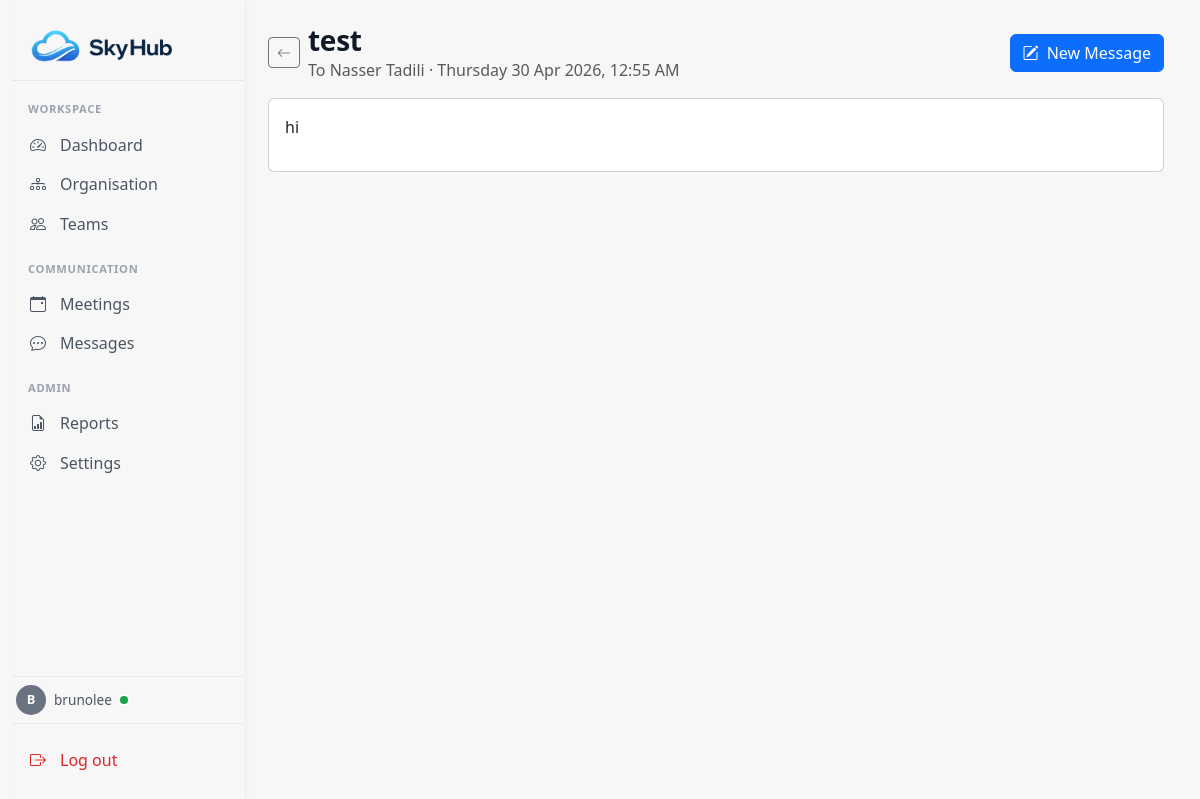
The app's page /messages/1/?from=sent (signed in) with its own data.
### main/models.py (models this page shows, shortened)
class Profile(models.Model):
  user = models.OneToOneField(User, on_delete=models.CASCADE)
  first_name = models.CharField(max_length=20)
  last_name = models.CharField(max_length=20)
  team = models.ForeignKey(
    'Team',
    on_delete=models.SET_NULL,
    null=True,
    blank=True,
    related_name='members'
  )
  department = models.ForeignKey(
    'Department',
    on_delete=models.SET_NULL,
    null=True,
    blank=True,
    related_name='members'
  )
  created_at = models.DateTimeField(auto_now_add=True)
  updated_at = models.DateTimeField(auto_now=True)

class Message(models.Model):
    STATUS_CHOICES = [
        ('unread', 'Unread'),
        ('read', 'Read'),
    ]
    sender = models.ForeignKey(
        Profile,
        on_delete=models.CASCADE,
        related_name='sent_messages',
    )
    recipient = models.ForeignKey(
        Profile,
        on_delete=models.CASCADE,
        related_name='received_messages',
        null=True,   # drafts may not have a recipient yet
        blank=True,
    )
    subject = models.CharField(max_length=255, blank=True)
    body = models.TextField(blank=True)
    status = models.CharField(
        max_length=10,
        choices=STATUS_CHOICES,
        default='unread',
    )
    is_draft = models.BooleanField(default=False)
    timestamp = models.DateTimeField(auto_now_add=True)
    updated_at = models.DateTimeField(auto_now=True)
    class Meta:
        ordering = ['-timestamp']

### main/views/messages_views.py (the view)
# urls.py: path('<int:pk>/', read_message, name='messages_read'),
@login_required
def read_message(request, pk):
    my_profile = _get_current_profile(request)
    if my_profile is None:
        django_messages.warning(request, "Your account has no Profile yet.")
        return redirect('messages')
    from django.db.models import Q
    try:
        msg = Message.objects.select_related('sender', 'recipient').get(
            Q(sender=my_profile) | Q(recipient=my_profile),
            pk=pk,
            is_draft=False,
        )
    except Message.DoesNotExist:
        from django.http import Http404
        raise Http404("Message not found.")
    if msg.recipient_id == my_profile.pk and msg.status == 'unread':
        msg.status = 'read'
        msg.save(update_fields=['status'])
    came_from = request.GET.get('from', 'inbox')
    if came_from not in ('inbox', 'sent'):
        came_from = 'inbox'
    context = {
        'msg': msg,
        'is_recipient': msg.recipient_id == my_profile.pk,
        'is_sender': msg.sender_id == my_profile.pk,
        'came_from': came_from,
    }
    return render(request, 'messages/read.html', context)

### main/views/messages_views.py (called while the page is built)
def _get_current_profile(request):
    try:
        return request.user.profile
    except Profile.DoesNotExist:
        return None

### main/templates/messages/read.html (shortened to what this page needs)
{% extends "base.html" %}
{% load static %}
{% block extra_css %}
    <link href="{% static 'main/css/messages.css' %}" rel="stylesheet">
{% endblock %}
{% block content %}
<div class="skyhub-messages-header d-flex justify-content-between align-items-center mb-3">
    <div class="d-flex align-items-center gap-2">
        {% if came_from == 'sent' %}
            <a href="{% url 'messages_sent' %}" class="btn btn-outline-secondary btn-sm" aria-label="Back to Sent">
                <i class="bi bi-arrow-left"></i>
            </a>
        {% else %}
            <a href="{% url 'messages' %}" class="btn btn-outline-secondary btn-sm" aria-label="Back to Inbox">
                <i class="bi bi-arrow-left"></i>
            </a>
        {% endif %}
        <div>
            <h1 class="mb-0">{{ msg.subject|default:"(No subject)" }}</h1>
            <p class="text-muted mb-0">
                {% if is_recipient %}From{% else %}To{% endif %}
                {% if is_recipient %}
                    {{ msg.sender.first_name }} {{ msg.sender.last_name }}
                {% else %}
                    {% if msg.recipient %}
                        {{ msg.recipient.first_name }} {{ msg.recipient.last_name }}
                    {% else %}
                        (no recipient)
                    {% endif %}
                {% endif %}
                · {{ msg.timestamp|date:"l j M Y, g:i A" }}
            </p>
        </div>
    </div>
    <a href="{% url 'messages_compose' %}" class="btn btn-primary">
        <i class="bi bi-pencil-square me-1"></i>
        New Message
    </a>
</div>
<div class="skyhub-message-detail card">
    <div class="card-body">
        <div class="skyhub-message-body">{{ msg.body|linebreaks }}</div>
    </div>
</div>
{% endblock %}

### main/templates/base.html (shortened to what this page needs)
{% load static %}
<!DOCTYPE html>
<html lang="en">
<head>
    <link href="https://cdn.jsdelivr.net/npm/bootstrap@5.3.3/dist/css/bootstrap.min.css" rel="stylesheet">
    <link href="https://cdn.jsdelivr.net/npm/bootstrap-icons@1.11.3/font/bootstrap-icons.min.css" rel="stylesheet">
    <link href="{% static 'main/css/base.css' %}" rel="stylesheet">
    {% block extra_css %}{% endblock %}
</head>
<body>
    <div class="container-fluid">
        <div class="row min-vh-100 flex-nowrap g-0">
            <aside id="skyhubSidebar"
                   class="skyhub-sidebar offcanvas-md offcanvas-start d-md-flex flex-md-column"
                   tabindex="-1"
                   aria-labelledby="skyhubSidebarLabel">
                <div class="offcanvas-body d-flex flex-column">
                    <a href="{% url 'dashboard' %}" class="skyhub-brand-link skyhub-brand-wrap d-none d-md-flex align-items-center justify-content-start" aria-label="Sky Hub — go to Dashboard">
                        <img src="{% static 'main/images/logo.png' %}" alt="Sky Hub" class="skyhub-brand-logo-lg">
                    </a>
                    <hr class="skyhub-divider d-none d-md-block mb-3">
                    {% with name=request.resolver_match.url_name %}
                    <nav class="skyhub-nav nav flex-column" aria-label="Main navigation">
                        <div class="skyhub-nav-group-label">Workspace</div>
                        <a class="nav-link {% if name == 'dashboard' %}active{% endif %}"
                           href="{% url 'dashboard' %}"
                           {% if name == 'dashboard' %}aria-current="page"{% endif %}>
                            <span class="skyhub-nav-icon"><i class="bi bi-speedometer2"></i></span>
                            Dashboard
                        </a>
                        <a class="nav-link {% if name == 'organisation' %}active{% endif %}"
                           href="{% url 'organisation' %}"
                           {% if name == 'organisation' %}aria-current="page"{% endif %}>
                            <span class="skyhub-nav-icon"><i class="bi bi-diagram-3"></i></span>
                            Organisation
                        </a>
                        <a class="nav-link {% if name == 'teams' %}active{% endif %}"
                           href="{% url 'teams' %}"
                           {% if name == 'teams' %}aria-current="page"{% endif %}>
                            <span class="skyhub-nav-icon"><i class="bi bi-people"></i></span>
                            Teams
                        </a>
                        <div class="skyhub-nav-group-label">Communication</div>
                        <a class="nav-link {% if name == 'schedule' %}active{% endif %}"
                           href="{% url 'schedule' %}"
                           {% if name == 'schedule' %}aria-current="page"{% endif %}>
                            <span class="skyhub-nav-icon"><i class="bi bi-calendar-event"></i></span>
                            Meetings
                        </a>
                        <a class="nav-link {% if name == 'messages' %}active{% endif %}"
                           href="{% url 'messages' %}"
                           {% if name == 'messages' %}aria-current="page"{% endif %}>
                            <span class="skyhub-nav-icon"><i class="bi bi-chat-dots"></i></span>
                            Messages
                        </a>
                        <div class="skyhub-nav-group-label">Admin</div>
                        <a class="nav-link {% if name == 'reports' %}active{% endif %}"
                           href="{% url 'reports' %}"
                           {% if name == 'reports' %}aria-current="page"{% endif %}>
                            <span class="skyhub-nav-icon"><i class="bi bi-file-earmark-bar-graph"></i></span>
                            Reports
                        </a>
                        <a class="nav-link {% if name == 'settings' %}active{% endif %}"
                           href="{% url 'settings' %}"
                           {% if name == 'settings' %}aria-current="page"{% endif %}>
                            <span class="skyhub-nav-icon"><i class="bi bi-gear"></i></span>
                            Settings
                        </a>
                    </nav>
                    {% endwith %}
                    {% if request.user.is_authenticated %}
                        {% with profile=request.user.profile %}
                        <div class="mt-auto">
                            <hr class="skyhub-divider mb-2">
                            <div class="skyhub-user d-flex align-items-center gap-2 mb-2">
                                <div class="skyhub-avatar" aria-hidden="true">
                                    {% if profile %}{{ profile.first_name|first|upper }}{% else %}{{ request.user.username|first|upper }}{% endif %}
                                </div>
                                <div class="flex-grow-1" style="min-width: 0;">
                                    <div class="d-flex align-items-center gap-2">
                                        <span class="skyhub-user-email text-truncate" title="{{ request.user.username }}">{{ request.user.username }}</span>
                                        <span class="skyhub-presence-dot" aria-label="Online"></span>
                                    </div>
                                </div>
                            </div>
                            <hr class="skyhub-divider mb-3">
                            <button type="button"
                                    class="skyhub-logout"
                                    data-bs-toggle="modal"
                                    data-bs-target="#logoutModal">
                                <span class="skyhub-nav-icon"><i class="bi bi-box-arrow-right"></i></span>
                                Log out
                            </button>
                        </div>
                        {% endwith %}
                    {% endif %}
                </div>
            </aside>
            <main class="skyhub-main col min-vh-100 p-4">
                {% block content %}{% endblock %}
            </main>
        </div>
    </div>
</body>
</html>

### main/static/main/css/base.css (style rules this page uses)
:root { --sh-bg: #F7F7F7; --sh-surface: #ffffff; --sh-border: #e5e7eb; --sh-text: #111827; --sh-muted: #4b5563; --sh-muted-soft: #9ca3af; --sh-active: #111827; --sh-hover: #f3f4f6; --sh-primary: #2563eb; --sh-danger: #dc2626; }
body { background-color: var(--sh-bg); color: var(--sh-text); -webkit-font-smoothing: antialiased; -moz-osx-font-smoothing: grayscale; }
.skyhub-sidebar { width: 232px; flex: 0 0 232px; background-color: #ffffff; }
@media (min-width: 768px) { .skyhub-sidebar { position: sticky; top: 0; height: 100vh; background-color: #ffffff; box-shadow: 2px 0 6px rgba(17, 24, 39, 0.04); z-index: 10; } }
@media (min-width: 768px) { .skyhub-sidebar .offcanvas-body { display: flex; flex-direction: column; flex-grow: 1; padding: 1.25rem 0.25rem; overflow-y: auto; background-color: #ffffff; } }
.skyhub-sidebar .offcanvas-body { padding: 1.25rem 0.25rem; background-color: #ffffff; }
.skyhub-brand-wrap { margin-top: -1.5rem; margin-bottom: -1.5rem; padding-left: 0; }
.skyhub-brand-link { color: inherit; text-decoration: none; border-radius: 0.5rem; }
.skyhub-brand-logo-lg { display: block; width: 95%; max-width: none; height: auto; margin-left: -1.25rem; }
.skyhub-divider { height: 1px; background-color: var(--sh-border); border: 0; opacity: 1; margin: 0 -0.25rem; }
.skyhub-nav { gap: 2px; }
.skyhub-nav-group-label { font-size: 0.7rem; font-weight: 600; letter-spacing: 0.06em; color: var(--sh-muted-soft); text-transform: uppercase; padding: 0 0.75rem; margin: 1rem 0 0.35rem; }
.skyhub-nav-group-label:first-child { margin-top: 0.25rem; }
.skyhub-nav .nav-link { display: flex; align-items: center; gap: 0.75rem; color: var(--sh-muted); padding: 0.55rem 0.75rem; border-radius: 0.5rem; font-weight: 500; line-height: 1.25rem; transition: background-color .15s ease, color .15s ease; }
.skyhub-nav-icon { display: inline-flex; align-items: center; justify-content: center; width: 20px; height: 20px; flex-shrink: 0; color: inherit; }
.skyhub-nav-icon i { font-size: 1rem; line-height: 1; }
.skyhub-user { min-width: 0; }
.skyhub-avatar { width: 30px; height: 30px; font-size: 0.8rem; flex-shrink: 0; background-color: #6b7280; color: #ffffff; font-weight: 600; display: inline-flex; align-items: center; justify-content: center; border-radius: 9999px; }
.skyhub-user-email { font-size: 0.85rem; color: var(--sh-muted); min-width: 0; }
.skyhub-presence-dot { width: 8px; height: 8px; border-radius: 9999px; background-color: #16a34a; flex-shrink: 0; box-shadow: 0 0 0 2px var(--sh-surface); }
.skyhub-logout { display: flex; align-items: center; gap: 0.75rem; width: 100%; border: none; background: transparent; color: var(--sh-danger); padding: 0.5rem 0.75rem; border-radius: 0.5rem; font-weight: 500; text-align: left; transition: background-color .15s ease; }
.skyhub-main { min-width: 0; overflow-x: hidden; }

### main/static/main/css/messages.css (style rules this page uses)
.skyhub-messages-header h1 { font-size: 1.75rem; font-weight: 600; letter-spacing: -0.01em; }

### records on screen
Profile: first_name|first "B"
Message: subject "test", recipient.first_name "Nasser", recipient.last_name "Tadili", timestamp "Thursday 30 Apr 2026, 12:55 AM", body "hi"

### other values on screen
{{ request.user.username }} "brunolee"
